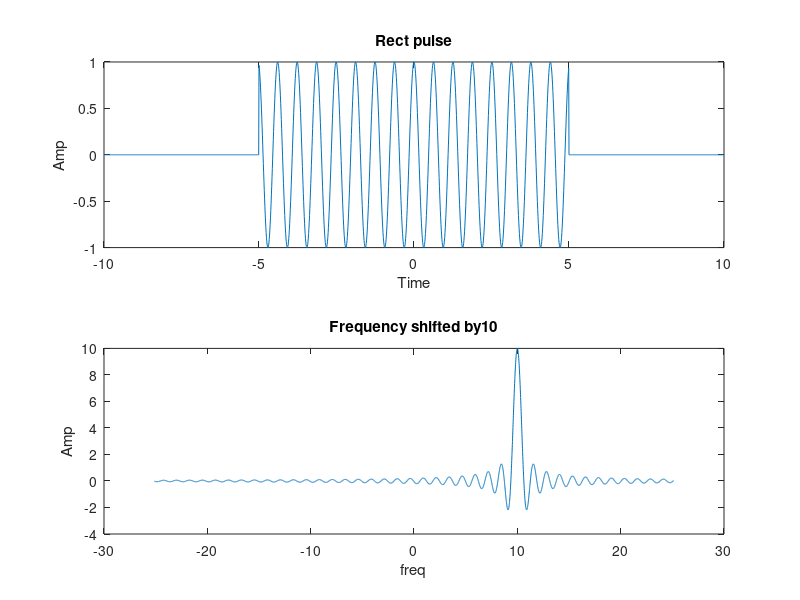

Write MATLAB code to recreate this figure.
clear all;
close all;

w=10;
A=1;
t=-10:0.01:10;
t0= exp(j*10*t);
xt=A*rectpuls(t,w).*t0;
subplot(2,1,1);
plot(t,xt);
xlabel('Time');
ylabel("Amp");
title('Rect pulse');
w=-8*pi:0.01:8*pi;
for i=1:length(w)
    xw(i) =trapz(t,xt.*exp(-j*w(i).*t));
end

subplot(2,1,2)
plot(w,xw)
title('Frequency shifted by10');
xlabel('freq');
ylabel('Amp');
